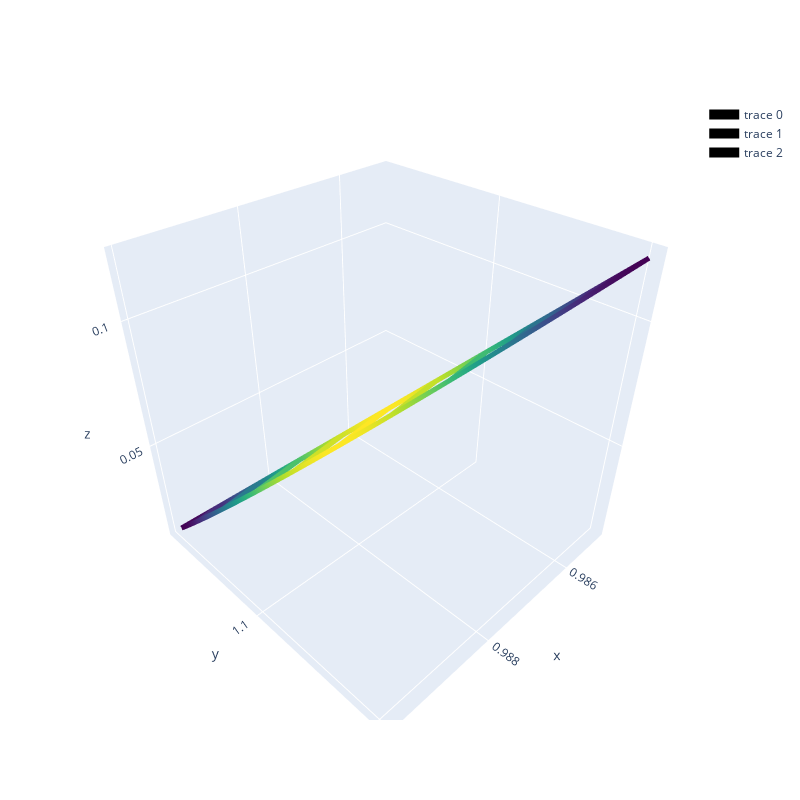

Write notebook code for a chart like this one.
### Code cell
go.Figure(data=[
    go.Scatter3d(x=rt[0], y=rt[1], z=rt[2], mode="lines", line=dict(width=10, color=dt, colorscale="Viridis")),
    go.Scatter3d(x=lt[0], y=lt[1], z=lt[2], mode="lines", line=dict(width=10, color=dt, colorscale="Viridis")),
    go.Scatter3d(x=links_x, y=links_y, z=links_z, mode="lines", line=dict(width=10, color=links_color, colorscale="Viridis"))
], layout=dict(width=800, height=800))
